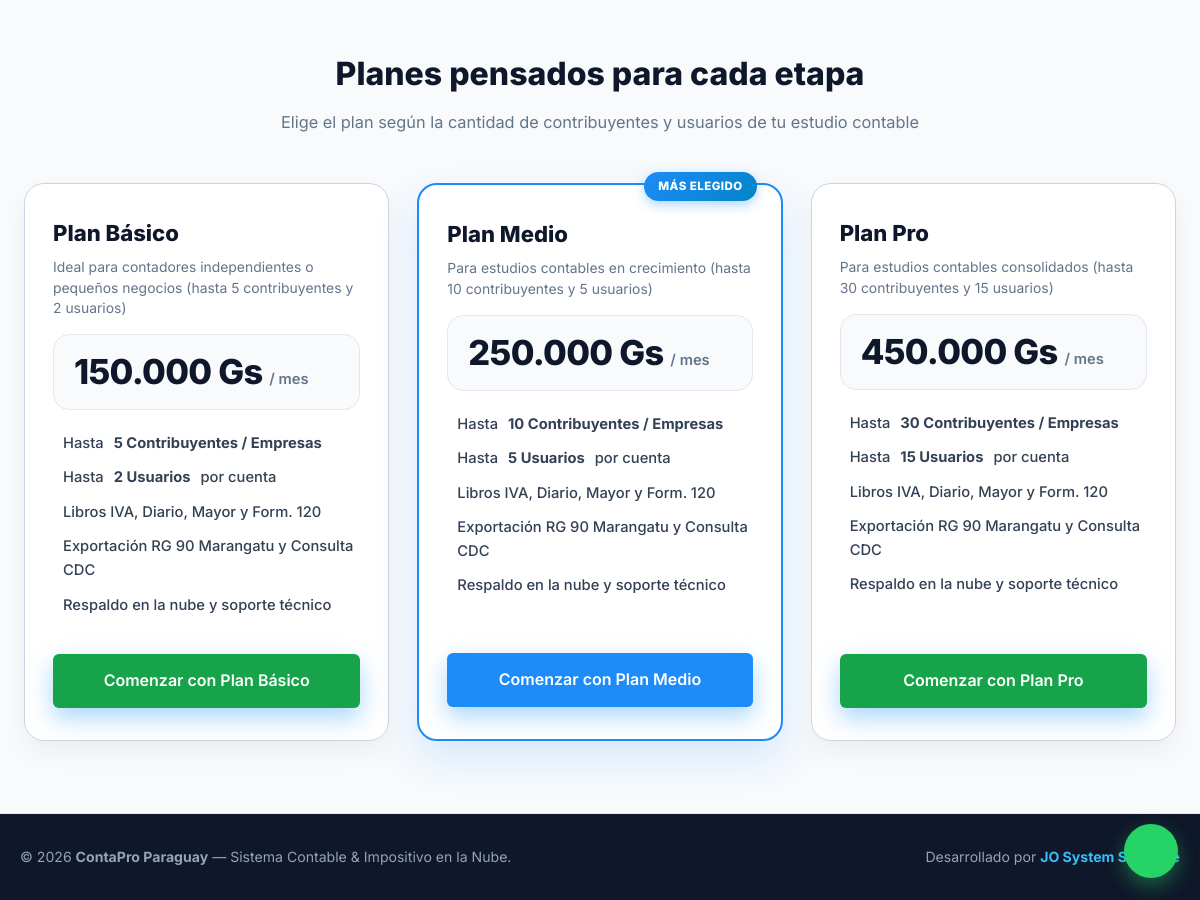
The app's page / (lower part), older data.
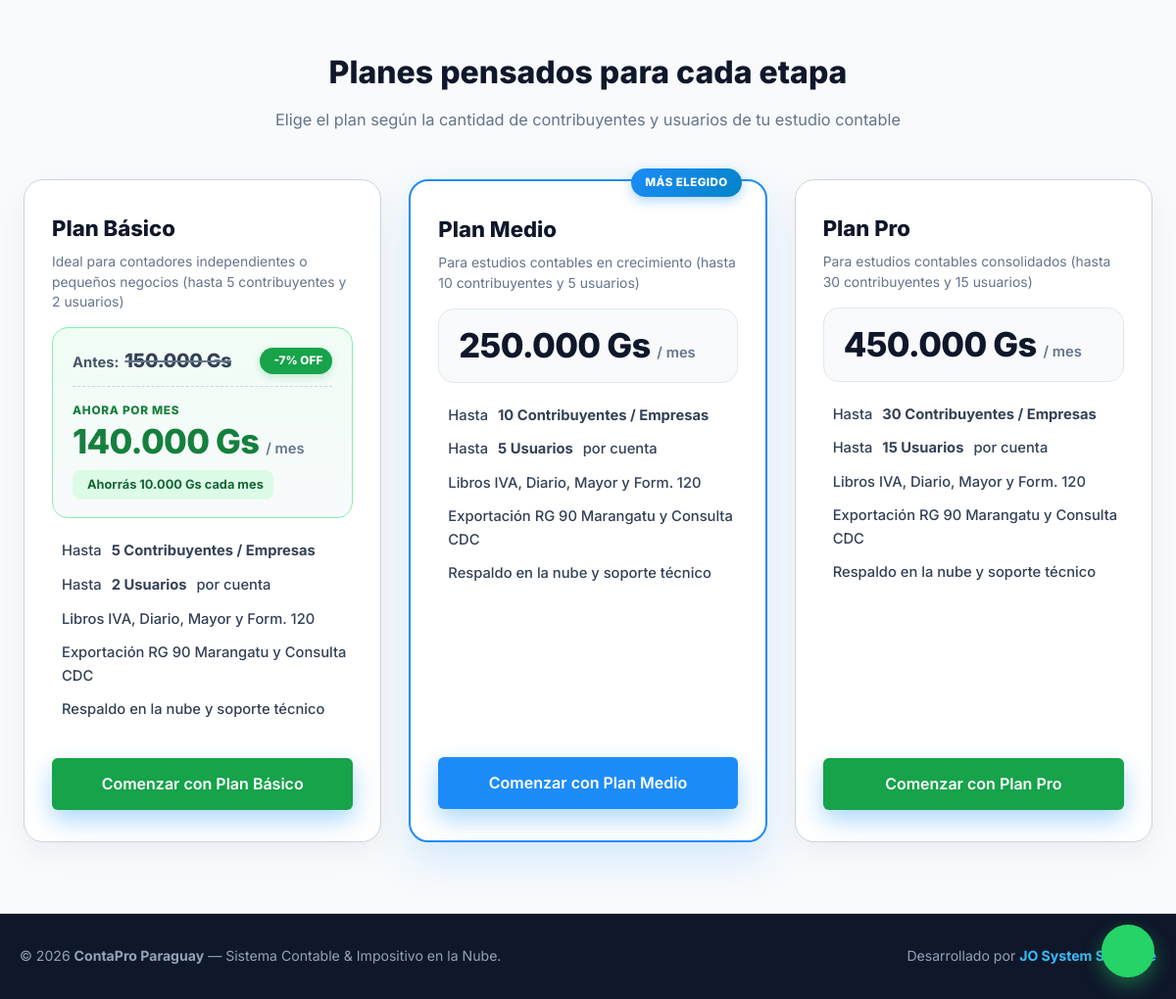
The same page, newer data.
### tables this page shows
CREATE TABLE `planes` (
  `id_plan` int NOT NULL AUTO_INCREMENT,
  `codigo_plan` varchar(30) NOT NULL,
  `nombre_plan` varchar(100) NOT NULL,
  `max_contribuyentes` int NOT NULL DEFAULT '5',
  `max_usuarios` int NOT NULL DEFAULT '2',
  `precio_anterior` decimal(15,2) DEFAULT '0.00',
  `precio_mensual` decimal(15,2) DEFAULT '0.00',
  `descripcion` varchar(255) DEFAULT NULL,
  `estado` varchar(1) DEFAULT 'A',
  `orden` int DEFAULT '1',
  PRIMARY KEY (`id_plan`)
);

### app/Controllers/AuthController.php (called while the page is built, shortened)
<?php
class AuthController {
    public static function landing(): void {
        $planes = Database::queryForList("SELECT * FROM planes WHERE estado = 'A' ORDER BY orden, id_plan");
        View::render('landing', ['planes' => $planes]);
    }
}

### core/Database.php (called while the page is built, shortened)
<?php
class Database {
    private static ?PDO $pdo = null;
    public static function getConnection(): PDO {
        if (self::$pdo === null) {
            $cfg = require __DIR__ . '/../config/database.php';
            $dsn = sprintf(
                'mysql:host=%s;port=%s;dbname=%s;charset=%s',
                $cfg['host'],
                $cfg['port'],
                $cfg['dbname'],
                $cfg['charset']
            );
            self::$pdo = new PDO($dsn, $cfg['username'], $cfg['password'], [
                PDO::ATTR_ERRMODE            => PDO::ERRMODE_EXCEPTION,
                PDO::ATTR_DEFAULT_FETCH_MODE => PDO::FETCH_ASSOC,
                PDO::ATTR_EMULATE_PREPARES   => false,
            ]);
        }
        return self::$pdo;
    }
    public static function queryForList(string $sql, array $params = []): array {
        $stmt = self::getConnection()->prepare($sql);
        $stmt->execute(array_values($params));
        $rows = $stmt->fetchAll(PDO::FETCH_ASSOC);
        return $rows ?: [];
    }
}

### views/landing.php (the view, shortened to what the changed rows need)
<!DOCTYPE html>
<html lang="es">
<head>
</head>
<body>
    <div id="planes" class="planes-bg">
        <section class="section">
            <div class="section-title">
                <h2>Planes pensados para cada etapa</h2>
            </div>
            <div class="planes-grid">
                <?php foreach (($planes ?? []) as $idx => $pl):
                    if (($pl['codigo_plan'] ?? '') === 'ILIMITADO') continue;
                    $isPopular = ($pl['codigo_plan'] ?? '') === 'MEDIO';
                    $precioActual = (float)($pl['precio_mensual'] ?? 0);
                    $precioAnt    = (float)($pl['precio_anterior'] ?? 0);
                    $tieneDesc    = ($precioAnt > $precioActual && $precioActual > 0);
                    $ahorroGs     = $tieneDesc ? ($precioAnt - $precioActual) : 0;
                    $pctDesc      = $tieneDesc ? (int)round(($ahorroGs / $precioAnt) * 100) : 0;
                    $precioFmt    = number_format($precioActual, 0, ',', '.');
                    $precioAntFmt = number_format($precioAnt, 0, ',', '.');
                    $ahorroFmt    = number_format($ahorroGs, 0, ',', '.');
                    $msgPlan = "¡Hola! Estoy interesado en el " . ($pl['nombre_plan'] ?? 'Plan') . " de ContaPro (" . ($tieneDesc ? "Oferta {$precioFmt} Gs/mes, antes {$precioAntFmt} Gs" : "{$precioFmt} Gs/mes") . " - hasta " . (int)$pl['max_contribuyentes'] . " contribuyentes y " . (int)$pl['max_usuarios'] . " usuarios). ¿Me podrían brindar más información para habilitar mi cuenta?";
                    $waPlanUrl = "https://wa.me/595982965515?text=" . rawurlencode($msgPlan);
                ?>
                <div class="plan-card <?= $isPopular ? 'popular' : '' ?> <?= $tieneDesc ? 'has-discount' : '' ?>">
                    <div class="plan-name"><?= htmlspecialchars($pl['nombre_plan']) ?></div>
                    <div class="plan-desc"><?= htmlspecialchars($pl['descripcion'] ?? '') ?></div>
                    <div class="plan-price-box">
                        <?php if ($tieneDesc): ?>
                            <div class="plan-old-price-row">
                                <span class="plan-old-price">Antes: <del><?= $precioAntFmt ?> Gs</del></span>
                                <span class="plan-discount-pill"><i class="ph ph-tag"></i> -<?= $pctDesc ?>% OFF</span>
                            </div>
                            <span class="plan-now-label">Ahora por mes</span>
                        <?php endif; ?>
                        <div class="plan-price">
                            <?= $precioFmt ?> Gs <span>/ mes</span>
                        </div>
                        <?php if ($tieneDesc): ?>
                            <div>
                                <span class="plan-savings-note">
                                    <i class="ph ph-check-circle"></i> Ahorrás <?= $ahorroFmt ?> Gs cada mes
                                </span>
                            </div>
                        <?php endif; ?>
                    </div>
                    <ul class="plan-list">
                        <li><i class="ph ph-check-circle"></i> Hasta <strong><?= (int)$pl['max_contribuyentes'] ?> Contribuyentes / Empresas</strong></li>
                        <li><i class="ph ph-check-circle"></i> Hasta <strong><?= (int)$pl['max_usuarios'] ?> Usuarios</strong> por cuenta</li>
                        <li><i class="ph ph-check-circle"></i> Libros IVA, Diario, Mayor y Form. 120</li>
                        <li><i class="ph ph-check-circle"></i> Exportación RG 90 Marangatu y Consulta CDC</li>
                        <li><i class="ph ph-check-circle"></i> Respaldo en la nube y soporte técnico</li>
                    </ul>
                    <a href="<?= htmlspecialchars($waPlanUrl) ?>" target="_blank" rel="noopener" class="btn-hero" style="text-align: center; background: <?= $isPopular ? '#1d8cf8' : '#16a34a' ?>;">
                        Comenzar con <?= htmlspecialchars($pl['nombre_plan']) ?>
                    </a>
                </div>
                <?php endforeach; ?>
            </div>
        </section>
    </div>
</body>
</html>

Row changes from the older to the newer data that the page shows:
changed planes "Plan Básico": precio_anterior (not shown) → "150.000"; pctDesc (not shown) → "7"; precio_mensual "150.000" → "140.000"; ahorroFmt (not shown) → "10.000"
